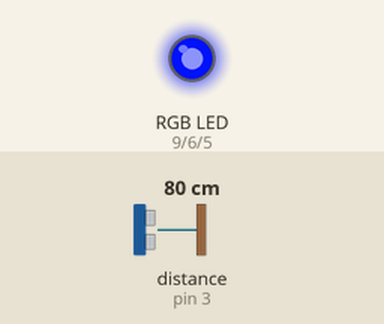
A sketch run on a simulated Arduino Uno, built with avr-gcc and run on an emulated ATmega328P. On the bench: an RGB LED mixed from three pins (HIGH = lit). Wiring (inferred from the names in the program): ultrasonic range finder: trigger pin 2; echo pin 3. The inputs (shaded band) are chosen by the test bench; at power-on: distance to the obstacle (sensor on pin 3) 80 cm. The echo pulse lasts 58.3 µs per cm; dim RGB values are drawn brighter than linear; pins used as bus, display or sensor lines are not drawn.

Above: at 1.05 s.
1.3 s: distance to the obstacle (sensor on pin 3) set to 4 cm
At 2.0 s:
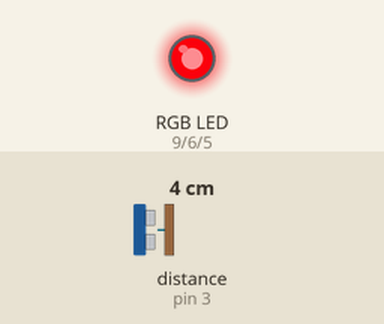
4.3 s: distance to the obstacle (sensor on pin 3) set to 35 cm
5.8 s: distance to the obstacle (sensor on pin 3) set to 53 cm
At 6.3 s:
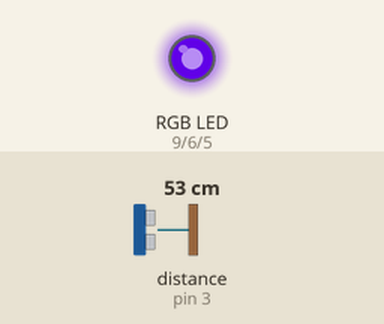
8.8 s: distance to the obstacle (sensor on pin 3) set to 60 cm
10.3 s: distance to the obstacle (sensor on pin 3) set to 120 cm
At 11.2 s:
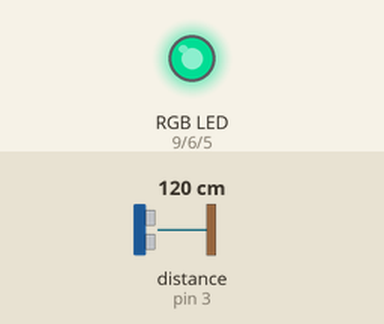
11.8 s: distance to the obstacle (sensor on pin 3) set to 250 cm
At 12.7 s:
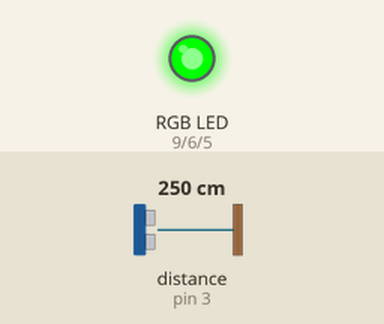
Timing chart, 0 to 14.3 s (numbered marks = the images above; inputs shaded):
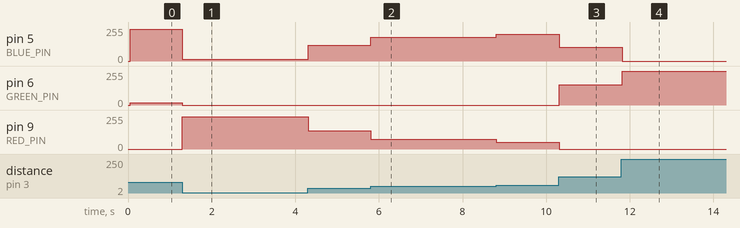

The sketch:

distance_meter.ino
```cpp
#include <Wire.h>
//#include <VL53L0X.h>

#define TRIG_PIN 2
#define ECHO_PIN 3
#define RED_PIN 9
#define GREEN_PIN 6
#define BLUE_PIN 5

enum I2C_REQUEST_ID: uint8_t {
  I2C_REQUEST_GET_DISTANCE = 1
};

uint8_t request = 0;
uint16_t sonar_distance = 0;
uint16_t dalnomer_distance = 0;

//VL53L0X dalnomer;

void setup() {
  Serial.begin(9600);

  // Сонар
  pinMode(TRIG_PIN, OUTPUT);
  pinMode(ECHO_PIN, INPUT);

  // I2C
  Wire.begin(0x08);
  Wire.onReceive([] {
    while (Wire.available()) {
      request = Wire.read();
    }
  });
  Wire.onRequest([] {
    if (request == I2C_REQUEST_GET_DISTANCE) {
      Wire.write(sonar_distance >> 8);
      Wire.write(sonar_distance);
    }
    request = 0;
  });

  // Дальномер
  // dalnomer.setTimeout(1000);
  // if (!dalnomer.init())
  // {
  //   Serial.println("Failed to detect and initialize sensor!");
  // }

  // Светодиод
  pinMode(RED_PIN, OUTPUT);
  pinMode(GREEN_PIN, OUTPUT);
  pinMode(BLUE_PIN, OUTPUT);
  analogWrite(RED_PIN, 0);
  analogWrite(GREEN_PIN, 0);
  analogWrite(BLUE_PIN, 0);
}

void loop() {
  static uint32_t sonar_timer = millis();
  static uint32_t dalnomer_timer = millis();

  // Сонар
  if (millis() - sonar_timer >= 50) {
    sonar_timer = millis();
    digitalWrite(TRIG_PIN, HIGH);
    delayMicroseconds(10);
    digitalWrite(TRIG_PIN, LOW);

    //Serial.print("sonar distance: ");
    sonar_distance = float(pulseIn(ECHO_PIN, HIGH, 100000)) / 5.82;
    if (sonar_distance == 0) sonar_distance = 65535;

    //analogWrite(RED_PIN, map(sonar_distance, 0, 500, 0, 255));
    //analogWrite(GREEN_PIN, map(sonar_distance, 500, 1000, 0, 255));
    //analogWrite(BLUE_PIN, map(sonar_distance, 1000, 1500, 0, 255));
    float t = float(sonar_distance) / 1500.f;
    //Serial.println(sonar_distance);
    int red = 0;
    int green = 0;
    int blue = 0;
    if (t > 0 && t <= 0.5) {
      red = 255.f * (1.f - t * 2.f);
      green = 0;
      blue = 255.f * (t * 2.f);
    } else if (t > 0.5) {
      red = 0;
      green = 255.f * ((t - 0.5f) * 2.f);
      blue = 255.f * (1.f - (t - 0.5f) * 2.f);
    }
    if (red < 0) {
      red = 0;
    } else if (red > 255) {
      red = 255;
    }
    if (green < 0) {
      green = 0;
    } else if (green > 255) {
      green = 255;
    }
    if (blue < 0) {
      blue = 0;
    } else if (blue > 255) {
      blue = 255;
    }
    analogWrite(RED_PIN, red);
    analogWrite(GREEN_PIN, green);
    analogWrite(BLUE_PIN, blue);
  }

  // Дальномер
  // if (millis() - dalnomer_timer >= 50) {
  //   dalnomer_timer = millis();
  //   dalnomer_distance = dalnomer.readRangeSingleMillimeters();

  //   if (dalnomer.timeoutOccurred()) {
  //     Serial.println(" TIMEOUT");
  //     dalnomer_distance = 0;
  //   }
  //   Serial.print("dalnomer distance: ");
  //   Serial.println(dalnomer_distance);
  // }
}
```

Measured:
- after the input at 5.8 s, pin 5 (BLUE_PIN): 117/255 → 179/255 at once; pin 9 (RED_PIN): 137/255 → 75/255 at once
- after the input at 10.3 s, pin 5 (BLUE_PIN): 202/255 → 102/255 at once; pin 6 (GREEN_PIN): 0/255 → 152/255 at once; pin 9 (RED_PIN): 52/255 → 0/255 at once
- after the input at 11.8 s, pin 5 (BLUE_PIN): 102/255 → 0/255 at once; pin 6 (GREEN_PIN): 152/255 → 255/255 at once
